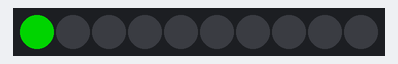
Simulated run of this sketch. Board: Arduino Uno, built with avr-gcc and run on an emulated ATmega328P. On the bench: 10 RGB LEDs in strip order, left to right. Dim RGB values are drawn brighter than linear.

Above: at 0.1 s.
At 0.6 s:
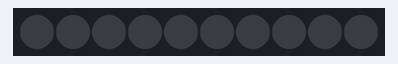

The sketch:

Blink.ino
```cpp
#include <FastLED.h>

// Define the number of LEDs in your strip
#define NUM_LEDS 10

// Define the digital pin where your data line is connected
#define DATA_PIN 4

// Create an array to hold the LED colors
CRGB leds[NUM_LEDS];

void setup() {
    // Initialize the FastLED library with the appropriate settings
    FastLED.addLeds<NEOPIXEL, DATA_PIN>(leds, NUM_LEDS);
}

void loop() {
    // Loop through each LED in the strip
    // Set the LED color to Green
    leds[0] = CRGB::Green;
    //You can also control the color using RGB.
    //leds[0] = CRGB(255, 255, 255);
    //The first value controls the red LED, second controls Green and third controls Blue. 0 = off, 255 = Fully On. You can choose any value inbetween for a more dimmed light.
    // Update the LED strip to show the new color
    FastLED.show();
    // Pause for a longer duration (500 milliseconds) after all LEDs are lit
    delay(500);
    // Set the LED color to black (off)
    leds[0] = CRGB::Black;
    // Update the LED strip to show the changes made in this loop iteration
    FastLED.show();
    // Pause for a longer duration (500 milliseconds) after all LEDs are lit
    delay(500);
}
```

Measured:
- what the display in image 1 shows lasts 0.5 s, from 0.5 s to 1.0 s
